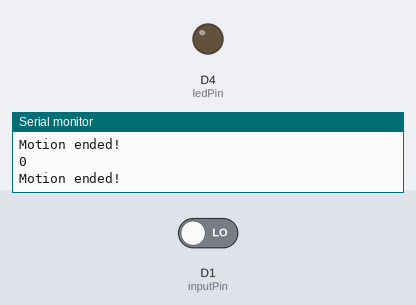
A sketch run on a simulated ESP8266 (NodeMCU). On the bench: output pins drawn as LEDs (lit = HIGH), the last lines printed to the serial monitor. The test bench sets the inputs (shaded band); at power-on: D1 (inputPin) LOW.

Above: at 1.8 s.
1.9 s: D1 (inputPin) driven HIGH
At 2.9 s:
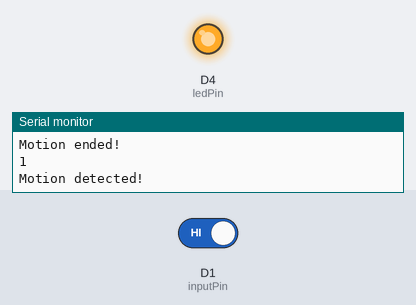
4.0 s: D1 (inputPin) driven LOW
At 5.6 s:
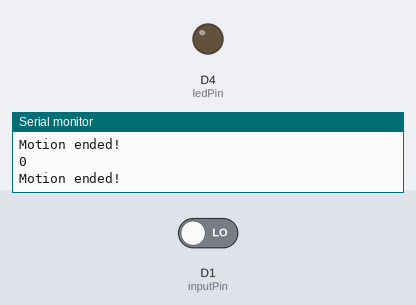
Timing chart, 0 to 7.1 s (numbered marks = the images above; inputs shaded):
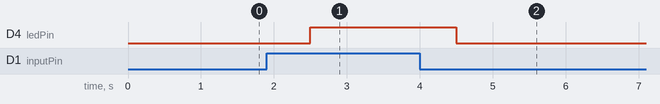

The sketch:

Lab3_PIRsensor.ino
```cpp
int ledPin = LED_BUILTIN;
int inputPin = D1;
int pirState = LOW;
int val = 0;
void setup ()
{
pinMode(ledPin, OUTPUT);
pinMode(inputPin, INPUT);
Serial. begin (9600);
}
void loop()
{
val = digitalRead(inputPin);
delay(500);
// read input value
if (val == HIGH) {
// check if the input is HIGH
Serial.println(val);
digitalWrite(ledPin, HIGH); // turn LED ON
Serial.println("Motion detected!");
pirState = HIGH;
} else
{
digitalWrite(ledPin, LOW); Serial.println(val);// turn LED OFF
Serial.println("Motion ended!");
pirState = LOW;
}

}
```

Measured:
- after the input at 1.9 s, D4 (ledPin): LOW → HIGH after 0.60 s
- after the input at 4.0 s, D4 (ledPin): HIGH → LOW after 0.50 s
